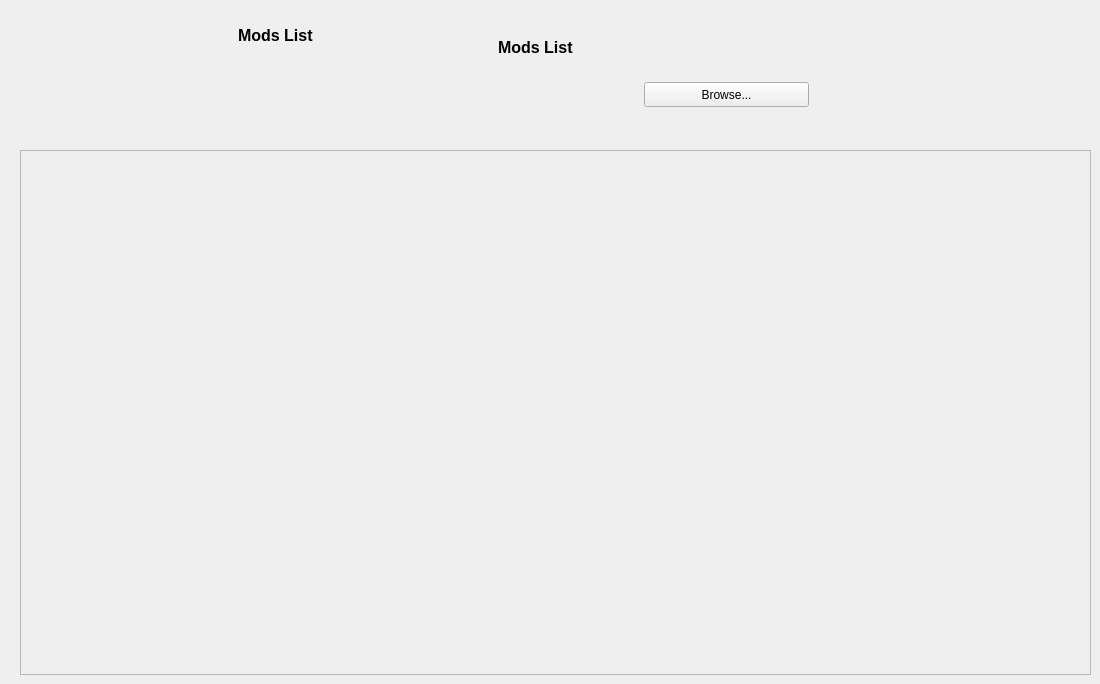
    <widget class="QWidget" name="tab">
     <attribute name="title">
      <string>Page</string>
     </attribute>
     <widget class="QFrame" name="frame">
      <property name="geometry">
       <rect>
        <x>20</x>
        <y>150</y>
        <width>1071</width>
        <height>525</height>
       </rect>
      </property>
      <property name="frameShape">
       <enum>QFrame::StyledPanel</enum>
      </property>
      <property name="frameShadow">
       <enum>QFrame::Raised</enum>
      </property>
     </widget>
     <widget class="QFrame" name="addOwnLogin_2">
      <property name="geometry">
       <rect>
        <x>238</x>
        <y>20</y>
        <width>585</width>
        <height>97</height>
       </rect>
      </property>
      <property name="frameShape">
       <enum>QFrame::NoFrame</enum>
      </property>
      <widget class="QLabel" name="label_21">
       <property name="geometry">
        <rect>
         <x>260</x>
         <y>12</y>
         <width>79</width>
         <height>30</height>
        </rect>
       </property>
       <property name="font">
        <font>
         <pointsize>12</pointsize>
         <weight>75</weight>
         <bold>true</bold>
        </font>
       </property>
       <property name="text">
        <string>Mods List</string>
       </property>
      </widget>
      <widget class="QPushButton" name="loginBrowse_2">
       <property name="geometry">
        <rect>
         <x>406</x>
         <y>62</y>
         <width>165</width>
         <height>25</height>
        </rect>
       </property>
       <property name="text">
        <string>Browse...</string>
       </property>
      </widget>
      <widget class="QLabel" name="label_22">
       <property name="geometry">
        <rect>
         <x>0</x>
         <y>0</y>
         <width>255</width>
         <height>30</height>
        </rect>
       </property>
       <property name="font">
        <font>
         <pointsize>12</pointsize>
         <weight>75</weight>
         <bold>true</bold>
        </font>
       </property>
       <property name="text">
        <string>Mods List</string>
       </property>
      </widget>
     </widget>
    </widget>
